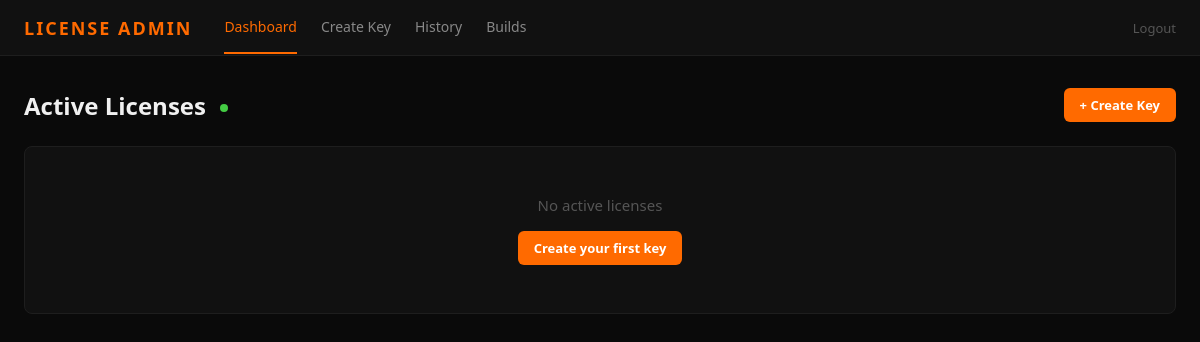
The page / (signed in) on the database as committed earlier.
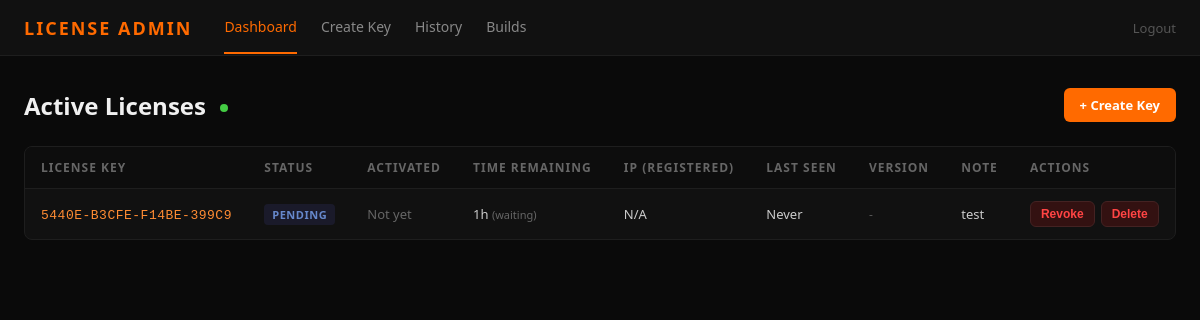
The same page on the database as committed later.
### tables this page shows
CREATE TABLE licenses (
            id INTEGER PRIMARY KEY AUTOINCREMENT,
            license_key TEXT UNIQUE NOT NULL,
            created_at REAL NOT NULL,
            activated_at REAL,
            expires_at REAL,
            duration_seconds INTEGER NOT NULL,
            status TEXT NOT NULL DEFAULT 'pending',
            last_heartbeat REAL,
            last_ip TEXT,
            note TEXT DEFAULT '',
            registered_ip TEXT
        , launcher_version TEXT DEFAULT '');

### license_server/server.py (the view)
@app.route("/")
@require_admin
def dashboard():
    conn = get_db()
    now = time.time()
    expire_active_licenses(conn)
    rows = conn.execute(
        "SELECT * FROM licenses WHERE status IN ('active', 'pending', 'suspended') ORDER BY created_at DESC"
    ).fetchall()
    conn.close()
    licenses = []
    for row in rows:
        if row["status"] == "active":
            remaining = row["expires_at"] - now
            remaining_text = format_duration(remaining)
            remaining_seconds = int(remaining)
        elif row["status"] == "suspended" and row["expires_at"]:
            remaining = max(0, row["expires_at"] - now)
            remaining_text = format_duration(remaining) + " (suspended)"
            remaining_seconds = int(remaining)
        else:
            remaining_text = format_duration(row["duration_seconds"])
            remaining_seconds = row["duration_seconds"]
        licenses.append({
            "id": row["id"],
            "key": row["license_key"],
            "created": format_time(row["created_at"]),
            "activated": format_time(row["activated_at"]),
            "remaining": remaining_text,
            "remaining_seconds": remaining_seconds,
            "online": is_online(row["last_heartbeat"]),
            "last_heartbeat": format_time(row["last_heartbeat"]),
            "last_ip": row["last_ip"] or "N/A",
            "registered_ip": row["registered_ip"] or "N/A",
            "note": row["note"] or "",
            "status": row["status"],
            "version": row["launcher_version"] or "",
        })
    return render_template("dashboard.html", licenses=licenses)

### license_server/server.py (called while the page is built)
def get_db():
    conn = sqlite3.connect(DB_PATH)
    conn.row_factory = sqlite3.Row
    conn.execute("PRAGMA journal_mode=WAL")
    return conn

def format_duration(seconds):
    if seconds <= 0:
        return "Expired"
    days = int(seconds // 86400)
    hours = int((seconds % 86400) // 3600)
    minutes = int((seconds % 3600) // 60)
    parts = []
    if days > 0:
        parts.append(f"{days}d")
    if hours > 0:
        parts.append(f"{hours}h")
    if minutes > 0:
        parts.append(f"{minutes}m")
    return " ".join(parts) if parts else "<1m"

def format_time(timestamp):
    if not timestamp:
        return "Never"
    return datetime.fromtimestamp(timestamp).strftime("%Y-%m-%d %H:%M:%S")

def is_online(last_heartbeat):
    if not last_heartbeat:
        return False
    return (time.time() - last_heartbeat) < HEARTBEAT_TIMEOUT

def expire_active_licenses(conn):
    now = time.time()
    conn.execute(
        "UPDATE licenses SET status = 'expired' WHERE status = 'active' AND expires_at IS NOT NULL AND expires_at <= ?",
        (now,)
    )
    conn.commit()

### license_server/templates/dashboard.html (shortened to what this page needs)
{% extends "base.html" %}
{% block content %}
<div class="page-header">
    <h1>Active Licenses <span id="live-dot" class="live-indicator"></span></h1>
    <a href="{{ url_for('create_license') }}" class="btn btn-primary">+ Create Key</a>
</div>
<div class="card">
    <div id="license-table-container">
        {% if licenses %}
        <table>
            <thead>
                <tr>
                    <th>License Key</th>
                    <th>Status</th>
                    <th>Activated</th>
                    <th>Time Remaining</th>
                    <th>IP (Registered)</th>
                    <th>Last Seen</th>
                    <th>Version</th>
                    <th>Note</th>
                    <th>Actions</th>
                </tr>
            </thead>
            <tbody id="license-tbody">
                {% for lic in licenses %}
                <tr data-remaining="{{ lic.remaining_seconds }}" data-status="{{ lic.status }}">
                    <td><span class="key-text">{{ lic.key }}</span></td>
                    <td>
                        {% if lic.status == 'pending' %}
                        <span class="badge badge-pending">Pending</span>
                        {% elif lic.status == 'suspended' %}
                        <span class="badge badge-suspended">Suspended</span>
                        {% elif lic.online %}
                        <span class="badge badge-online">Online</span>
                        {% else %}
                        <span class="badge badge-offline">Offline</span>
                        {% endif %}
                    </td>
                    <td>
                        {% if lic.status == 'pending' %}
                        <span style="color: #666;">Not yet</span>
                        {% else %}
                        {{ lic.activated }}
                        {% endif %}
                    </td>
                    <td class="time-remaining" data-seconds="{{ lic.remaining_seconds }}" data-status="{{ lic.status }}">
                        {% if lic.status == 'pending' %}
                        {{ lic.remaining }} <span style="color: #666; font-size: 11px;">(waiting)</span>
                        {% else %}
                        {{ lic.remaining }}
                        {% endif %}
                    </td>
                    <td>
                        {{ lic.last_ip }}
                    </td>
                    <td>{{ lic.last_heartbeat }}</td>
                    <td><span style="color: {% if lic.version %}#ff8c33{% else %}#555{% endif %}; font-size: 12px;">{{ lic.version or '-' }}</span></td>
                    <td>{{ lic.note }}</td>
                    <td class="actions-cell">
                        <form method="POST" action="{{ url_for('revoke_license', license_id=lic.id) }}" onsubmit="return confirm('Revoke this license?')">
                            <button type="submit" class="btn btn-danger btn-sm">Revoke</button>
                        </form>
                        <form method="POST" action="{{ url_for('delete_license', license_id=lic.id) }}" onsubmit="return confirm('Delete this license?')">
                            <button type="submit" class="btn btn-danger btn-sm">Delete</button>
                        </form>
                    </td>
                </tr>
                {% endfor %}
            </tbody>
        </table>
        {% else %}
        <div class="empty-state">
            <p>No active licenses</p>
            <a href="{{ url_for('create_license') }}" class="btn btn-primary">Create your first key</a>
        </div>
        {% endif %}
    </div>
</div>
{% endblock %}

Rows that differ between the two databases and show on the page:
added licenses: key "5440E-B3CFE-F14BE-399C9", status "PENDING", remaining "1h", last_ip "N/A", last_heartbeat "Never", version "-", note "test"
Other text that changed with them:
text no longer shown: "No active licenses Create your first key"
text now shown: "LICENSE KEY STATUS ACTIVATED TIME REMAINING IP (REGISTERED) LAST SEEN VERSION NOTE ACTIONS"
